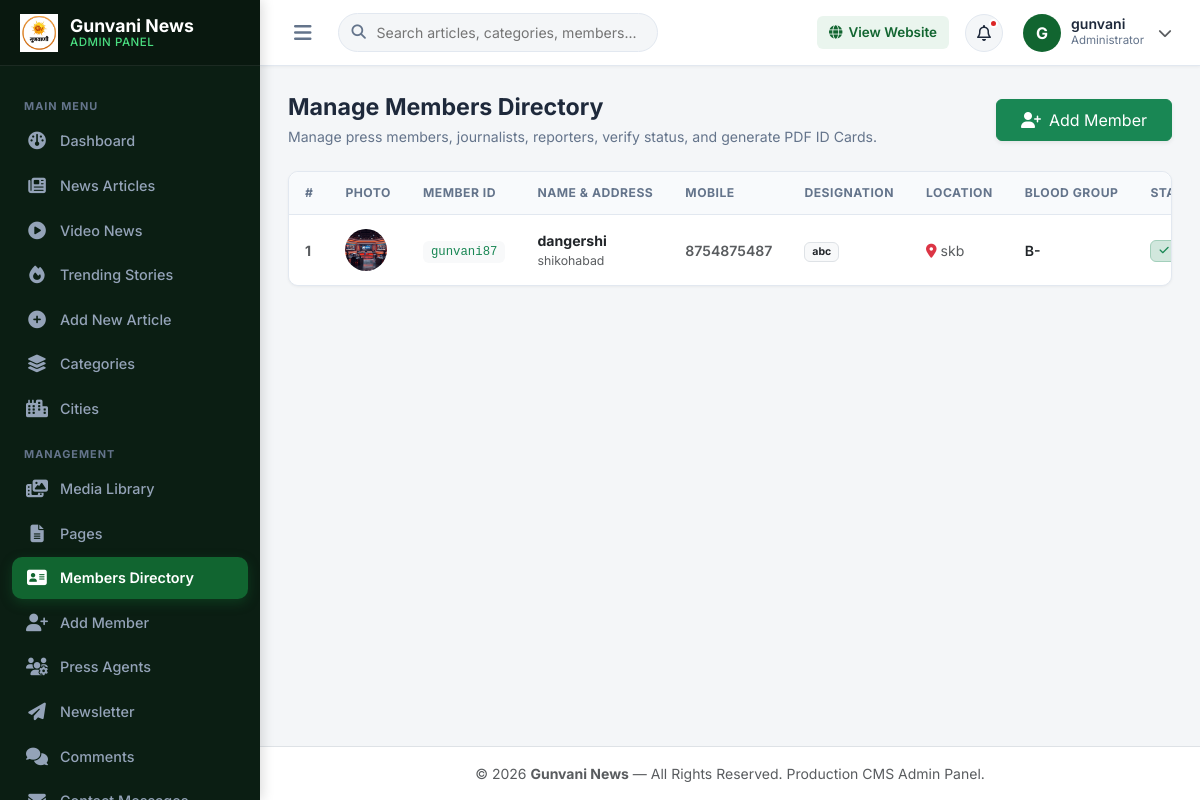
Screenshot of /admin/members.php (signed in) with the database file from the repository.
### tables this page shows
CREATE TABLE `members` (
  `id` int(11) NOT NULL,
  `member_id` varchar(20) NOT NULL,
  `name` varchar(100) NOT NULL,
  `dob` varchar(255) NOT NULL,
  `doi` varchar(255) NOT NULL,
  `doe` varchar(255) NOT NULL,
  `mobile` varchar(15) DEFAULT NULL,
  `address` text DEFAULT NULL,
  `location` varchar(255) NOT NULL,
  `blood_group` varchar(10) DEFAULT NULL,
  `designation` varchar(100) DEFAULT NULL,
  `photo` varchar(255) DEFAULT NULL,
  `qr` varchar(255) NOT NULL,
  `created_at` datetime DEFAULT current_timestamp()
);

### admin/members.php (the view, shortened to what this page needs)
<?php
require_once 'db.php';
$members = $pdo->query("SELECT * FROM members ORDER BY id DESC")->fetchAll(PDO::FETCH_ASSOC);
function memberPhoto($photo) {
    if (file_exists(__DIR__ . '/uploads/' . $photo)) return 'uploads/' . $photo;
    return '../images/placeholder/first8.jpg';
}
require_once 'admin_header.php';
?>
<div class="page-header">
    <div class="page-title-box">
        <h1>Manage Members Directory</h1>
        <p>Manage press members, journalists, reporters, verify status, and generate PDF ID Cards.</p>
    </div>
    <div>
        <a href="add_members.php" class="btn btn-success px-4 py-2 font-weight-bold shadow-sm">
            <i class="fa-solid fa-user-plus me-2"></i>Add Member
        </a>
    </div>
</div>
<div class="admin-card">
    <div class="admin-card-body p-0">
        <div class="admin-table-wrap">
            <div class="table-responsive"><table class="admin-table">
                <thead>
                    <tr>
                        <th style="width:50px;">#</th>
                        <th style="width:70px;">Photo</th>
                        <th>Member ID</th>
                        <th>Name & Address</th>
                        <th>Mobile</th>
                        <th>Designation</th>
                        <th>Location</th>
                        <th>Blood Group</th>
                        <th>Status</th>
                    </tr>
                </thead>
                <tbody>
                    <?php if (count($members) === 0): ?>
                        <tr><td colspan="10" class="text-center text-muted py-5">No members found. Click "Add Member" to create a new member record.</td></tr>
                    <?php else: ?>
                        <?php foreach ($members as $index => $row): ?>
                        <tr>
                            <td class="fw-bold text-muted"><?= $index + 1 ?></td>
                            <td>
                                <img src="<?= htmlspecialchars(memberPhoto($row['photo'])) ?>" alt="Photo" class="table-thumb rounded-circle" style="width:42px; height:42px; object-fit:cover;" onerror="this.src='../images/placeholder/first8.jpg'">
                            </td>
                            <td>
                                <code class="bg-light px-2 py-1 rounded text-success font-weight-bold"><?= htmlspecialchars($row['member_id']) ?></code>
                            </td>
                            <td>
                                <div class="fw-bold text-dark"><?= htmlspecialchars($row['name']) ?></div>
                                <div class="small text-muted"><?= htmlspecialchars($row['address'] ?: 'N/A') ?></div>
                            </td>
                            <td class="small fw-semibold text-muted">
                                <?= htmlspecialchars($row['mobile'] ?: 'N/A') ?>
                            </td>
                            <td>
                                <span class="badge bg-light text-dark border"><?= htmlspecialchars($row['designation'] ?: 'Press Member') ?></span>
                            </td>
                            <td class="small text-muted">
                                <i class="fa-solid fa-location-dot me-1 text-danger"></i><?= htmlspecialchars($row['location'] ?: 'N/A') ?>
                            </td>
                            <td>
                                <span class="fw-semibold text-dark"><?= htmlspecialchars($row['blood_group'] ?: 'N/A') ?></span>
                            </td>
                            <td>
                                <?php
                                    $st = strtolower($row['status'] ?? 'approved');
                                    if ($st === 'approved' || $st === 'active'):
                                ?>
                                    <span class="badge bg-success-subtle text-success border border-success-subtle px-2 py-1"><i class="fa-solid fa-check me-1"></i>Approved</span>
                                <?php elseif ($st === 'rejected'): ?>
                                    <span class="badge bg-danger-subtle text-danger border border-danger-subtle px-2 py-1" title="<?= htmlspecialchars($row['rejection_reason'] ?? '') ?>"><i class="fa-solid fa-xmark me-1"></i>Rejected</span>
                                <?php elseif ($st === 'pending'): ?>
                                    <span class="badge bg-warning-subtle text-warning-emphasis border border-warning-subtle px-2 py-1"><i class="fa-solid fa-clock me-1"></i>Pending</span>
                                <?php else: ?>
                                    <span class="badge bg-secondary-subtle text-secondary border border-secondary-subtle px-2 py-1">Expired</span>
                                <?php endif; ?>
                            </td>
                        </tr>
                        <?php endforeach; ?>
                    <?php endif; ?>
                </tbody>
            </table></div>
        </div>
    </div>
</div>
<?php require_once 'admin_footer.php'; ?>

### admin/admin_style.css (style rules this page uses)
:root { --admin-primary: #116530; --admin-primary-dark: #093b21; --admin-primary-light: #eaf5ee; --admin-accent: #d97706; --admin-accent-light: #fef3c7; --admin-danger: #dc2626; --admin-danger-light: #fee2e2; --admin-success: #16a34a; --admin-success-light: #dcfce7; --admin-info: #0284c7; --admin-info-light: #e0f2fe; --admin-bg: #f4f6f8; --admin-card-bg: #ffffff; --admin-border: #e2e8f0; --admin-text-main: #1e293b; --admin-text-muted: #64748b; --sidebar-width: 260px; --sidebar-collapsed-width: 78px; --topbar-height: 66px; --radius-sm: 6px; --radius-md: 10px; --radius-lg: 16px; --shadow-sm: 0 1px 3px rgba(0,0,0,0.05); --shadow-md: 0 4px 12px rgba(0,0,0,0.06); --shadow-lg: 0 10px 25px rgba(0,0,0,0.08); }
body.admin-body { font-family: 'Inter', sans-serif; background-color: var(--admin-bg); color: var(--admin-text-main); margin: 0; padding: 0; min-height: 100vh; display: flex; overflow-x: hidden; }
.page-header { display: flex; flex-wrap: wrap; align-items: center; justify-content: space-between; gap: 16px; margin-bottom: 24px; }
.page-title-box h1 { font-size: 1.45rem; font-weight: 700; color: var(--admin-text-main); margin: 0 0 4px 0; }
.page-title-box p { font-size: 0.88rem; color: var(--admin-text-muted); margin: 0; }
.admin-card { background: var(--admin-card-bg); border-radius: var(--radius-md); border: 1px solid var(--admin-border); box-shadow: var(--shadow-sm); margin-bottom: 24px; overflow: hidden; }
.admin-card-body { padding: 20px; }
.admin-table-wrap { overflow-x: auto; border-radius: var(--radius-md); }
.admin-table { width: 100%; border-collapse: separate; border-spacing: 0; margin: 0; }
.admin-table th { background-color: #f8fafc; color: var(--admin-text-muted); font-size: 0.76rem; font-weight: 700; text-transform: uppercase; letter-spacing: 0.5px; padding: 12px 16px; border-bottom: 1px solid var(--admin-border); white-space: nowrap; }
.admin-table td { padding: 14px 16px; font-size: 0.88rem; border-bottom: 1px solid var(--admin-border); vertical-align: middle; color: var(--admin-text-main); background-color: #ffffff; }
.admin-table tr:last-child td { border-bottom: none; }
.table-thumb { width: 44px; height: 44px; border-radius: var(--radius-sm); object-fit: cover; }
@media (min-width: 768px) { .admin-table td, .admin-table th { white-space: nowrap !important; width: 1% !important; } }

### rows the page displays
members: photo (picture), member "gunvani87", name "dangershi", address "shikohabad", mobile "8754875487", designation "abc", location "skb", blood_group "B-"

### other values shown
substr($adminUser, 0, 1) "G"
$adminUser "gunvani"
